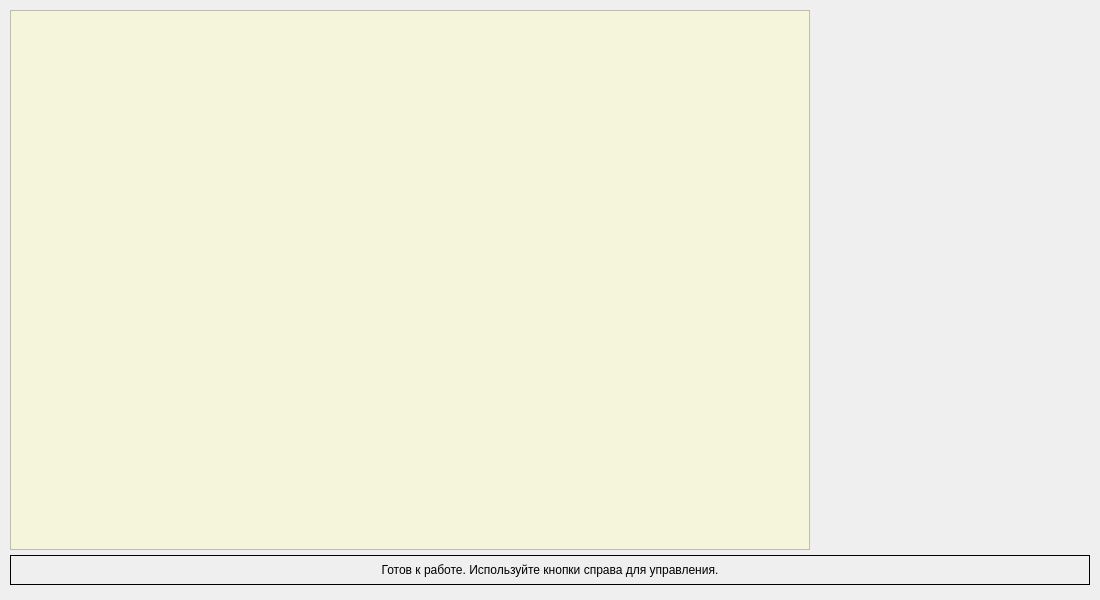
<?xml version="1.0" encoding="UTF-8"?>
<ui version="4.0">
 <class>MainWindow</class>
 <widget class="QMainWindow" name="MainWindow">
  <property name="geometry">
   <rect>
    <x>0</x>
    <y>0</y>
    <width>1100</width>
    <height>600</height>
   </rect>
  </property>
  <property name="windowTitle">
   <string>Задача коммивояжёра - Метод ветвей и границ</string>
  </property>
  <widget class="QWidget" name="centralwidget">
   <widget class="QGraphicsView" name="graphicsView">
    <property name="geometry">
     <rect>
      <x>10</x>
      <y>10</y>
      <width>800</width>
      <height>540</height>
     </rect>
    </property>
    <property name="minimumSize">
     <size>
      <width>800</width>
      <height>500</height>
     </size>
    </property>
    <property name="styleSheet">
     <string notr="true">background-color: #F5F5DC;</string>
    </property>
   </widget>
   <widget class="QLabel" name="statusLabel">
    <property name="geometry">
     <rect>
      <x>10</x>
      <y>555</y>
      <width>1080</width>
      <height>30</height>
     </rect>
    </property>
    <property name="frameShape">
     <enum>QFrame::Shape::Box</enum>
    </property>
    <property name="text">
     <string>Готов к работе. Используйте кнопки справа для управления.</string>
    </property>
    <property name="alignment">
     <set>Qt::AlignmentFlag::AlignCenter</set>
    </property>
   </widget>
  </widget>
 </widget>
 <resources/>
 <connections/>
</ui>
